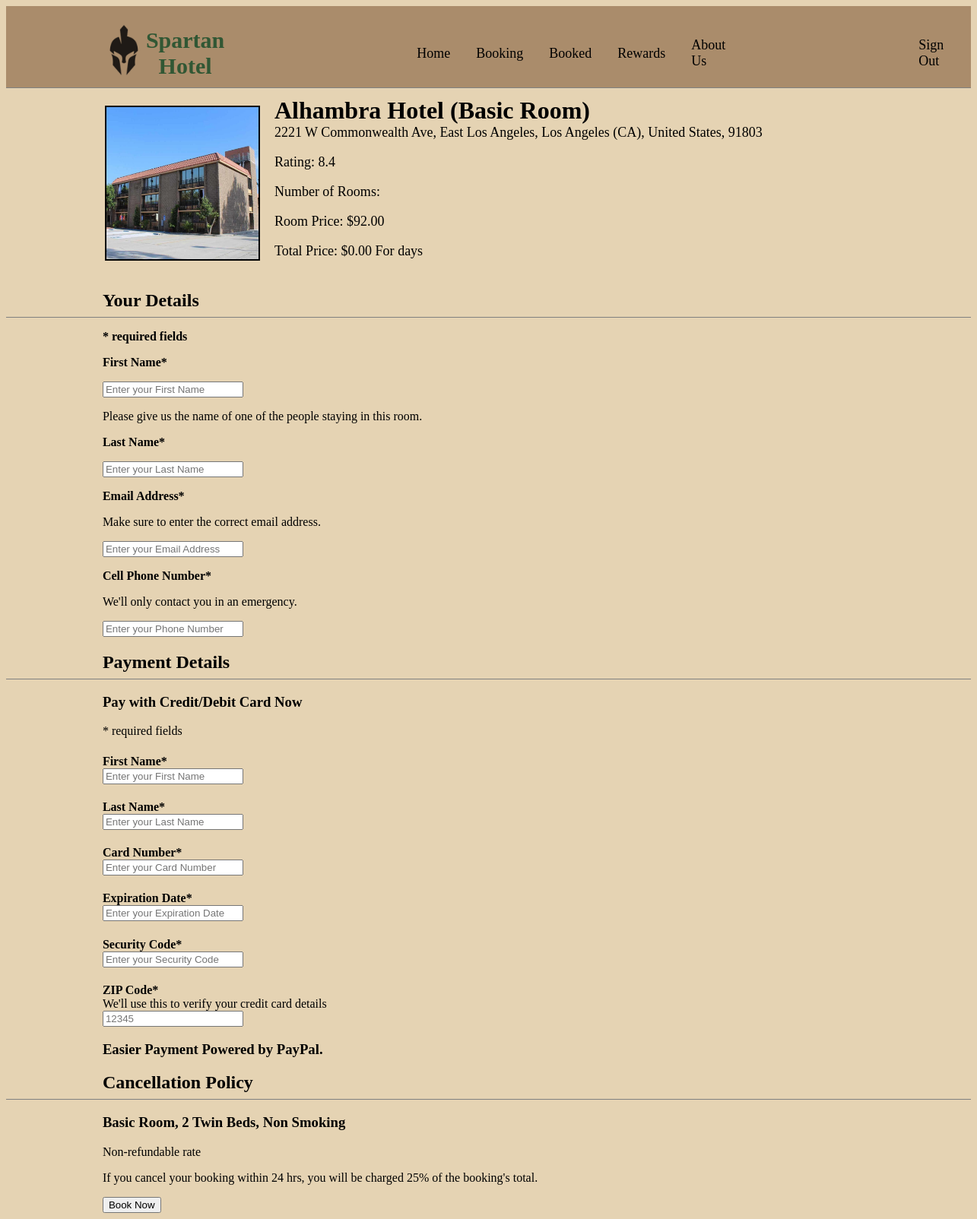
The app's page /paymentRewards.php?hotelID=4 (signed in) with its own data.
### tables this page shows
CREATE TABLE `room` (
  `room_id` int(11) NOT NULL,
  `room_name` varchar(128) NOT NULL,
  `room_price` decimal(10,2) NOT NULL,
  `room_count` int(11) NOT NULL,
  `start_date` date DEFAULT NULL,
  `end_date` date DEFAULT NULL,
  `hotel_id` int(11) NOT NULL
);

CREATE TABLE `hotel` (
  `hotel_id` int(11) NOT NULL,
  `hotel_name` varchar(255) DEFAULT NULL,
  `description` text DEFAULT NULL,
  `city_id` int(11) NOT NULL,
  `usd` decimal(10,2) DEFAULT NULL,
  `image` text NOT NULL,
  `rating` decimal(10,1) DEFAULT NULL,
  `start_date` date DEFAULT NULL,
  `end_date` date DEFAULT NULL
);

### paymentRewards.php (the view, shortened to what this page needs)
<?php
    if (!$_SESSION) {
        include 'header.php';
    } else {
        include 'header2.php';
    }
    include 'database.php';
    $hotelsId = $_GET['hotelID'];
    $hotelsPrice = $_GET['hotelPRICE'];
    $rewardTotal = $_GET['rewardTOTAL'];
    $roomNumber = $_GET['roomNUMBER'];
    $startDate = $_GET['startDATE'];
    $endDate = $_GET['endDATE'];
    $days = $_GET['days'];
?>
<!DOCTYPE html>
    <head>
    </head>
    <body>
        <?php
        $stmt = mysqli_query($conn,"SELECT * FROM userinfo");
        while ($row = mysqli_fetch_array($stmt)) {
            $userId = $row['user_id'];
            $rewardPoints = $row['reward_points'];
        if($rewardTotal >= ($hotelsPrice*$roomNumber*$days)) {
            $totalPriceToPay = 0;
        } else {
            $totalPriceToPay = $hotelsPrice * $roomNumber * $days - $rewardPoints;
            }
        }
        $stmt2 = mysqli_query($conn,"SELECT * FROM room INNER JOIN hotel ON room.hotel_id = hotel.hotel_id WHERE room.hotel_id = $hotelsId");
        while ($row = mysqli_fetch_array($stmt2)) {
            $hotelID = $row['hotel_id'];
            $hotelName = $row['room_name'];
            $hotelDescription = $row['description'];
            $hotelCity = $row['city_id'];
            $hotelRating = $row['rating'];
            $hotelPrice = $row['usd'];
            $hotelImage = $row['image'];
            echo "
            <div>
            <table>
            <td><img style = margin-right:15px class = 'picBorder' src = 'images/$hotelImage' width='200' height='200'/></td>
            <td>
                <h1 style = margin:0px>$hotelName</h1>
                <p style = margin:0px;font-size:18px>$hotelDescription</p>
                <p style = font-size:18px>Rating: $hotelRating</p>
                <p style = font-size:18px>Number of Rooms: $roomNumber</p>
                <p style = font-size:18px>Room Price: $".($hotelPrice)."</p>
                <p style = font-size:18px>Total Price: $$totalPriceToPay.00 For ".$days." days</p>
                </td>
            </table>
            </div>
            <form action='finishbookingpage2.php?hotelID=$hotelID&hotelNAME=$hotelName&hotelDESCRIPTION=$hotelDescription&hotelCITY=$hotelCity&hotelPRICE=$hotelPrice&hotelIMAGE=$hotelImage&hotelRATING=$hotelRating&userID=$userId&rewardPOINTS=$rewardPoints&roomNUMBER=$roomNumber&rewardTOTAL=$rewardTotal&startDATE=$startDate&endDATE=$endDate&days=$days' method = 'POST' name = 'form1' autocomplete='off' onsubmit='return required()'>
            ";
        }
        ?>
         <div>
                <h2 class = "noBotMargin">Your Details</h2>
                <hr class = "lineHeight" class = "noTopMargin" color = "gray">
                <b><p>* required fields</p></b>
                <b><p>First Name*</p></b>
                <input type = "text" name = "fname" placeholder = "Enter your First Name">
                <p>Please give us the name of one of the people staying in this room.</p>
                <b><p>Last Name*</p></b>
                <input type = "text" name = "lname" placeholder = "Enter your Last Name">
                <b><p>Email Address*</p></b>
                <p>Make sure to enter the correct email address.</p>
                <input type = "text" name = "email" placeholder = "Enter your Email Address">
                <b><p>Cell Phone Number*</p></b>
                <p>We'll only contact you in an emergency.</p>
                <input type = "text" name = "phone" placeholder = "Enter your Phone Number">
        </div>
        <div>
            <h2 class = "noBotMargin">Payment Details</h2>
            <hr class = "lineHeight" class = "noTopMargin" color = "gray">
        <h3>Pay with Credit/Debit Card Now</h3>
        <p>* required fields</p>
        <h4 class = "noBotMargin">First Name*</h4>
        <input type = "text" name = "fname2" placeholder = "Enter your First Name">
        <h4 class = "noBotMargin">Last Name*</h4>
        <input type = "text" name = "lname2" placeholder = "Enter your Last Name">
        <h4 class = "noBotMargin">Card Number*</h4>
        <input type = "text" name = "card" placeholder = "Enter your Card Number">
        <h4 class = "noBotMargin">Expiration Date*</h4>
        <input type = "text" name = "expiration" placeholder = "Enter your Expiration Date">
        <h4 class = "noBotMargin">Security Code*</h4>
        <input type = "text" name = "seccode" placeholder = "Enter your Security Code">
        <h4 class = "noBotMargin">ZIP Code*</h4>
        <p class = "noMargin">We'll use this to verify your credit card details</p>
        <input type = "text" name = "zipcode" placeholder = "12345">
        <h3>Easier Payment Powered by PayPal.</h3>
        </div>
        <div>
            <h2 class = "noBotMargin">Cancellation Policy</h2>
            <hr class = "lineHeight" class = "noTopMargin" color = "gray">
            <h3>Basic Room, 2 Twin Beds, Non Smoking</h3>
            <p>Non-refundable rate</p>
            <p>If you cancel your booking within 24 hrs, you will be charged 25% of the booking's total.</p>
        </div>
        <input type = "submit" name = "submit" value = "Book Now" />
        </form>
    </body>
</html>

### styles.css (style rules this page uses)
body { background-color: #E5D3B3; text-indent: 10%; font-family: 'Orelega One', cursive; }
hr { height: 1px; border: none; width: 100%; }
table:not(.searchContainer):not(.test), input:not(.search):not(.bookButton), button, textarea { margin-left: 10%; }
.noMargin { margin: 0px; }
.noBotMargin { margin-bottom: 0px; }
.picBorder { border: 2px solid black; }

### records on screen
room: hotel.image (picture), room_name "Alhambra Hotel (Basic Room)", hotel.description "2221 W Commonwealth Ave, East Los Angeles, Los Angeles (CA), United States, 91803", hotel.rating "8.4", hotel.usd "92.00"
